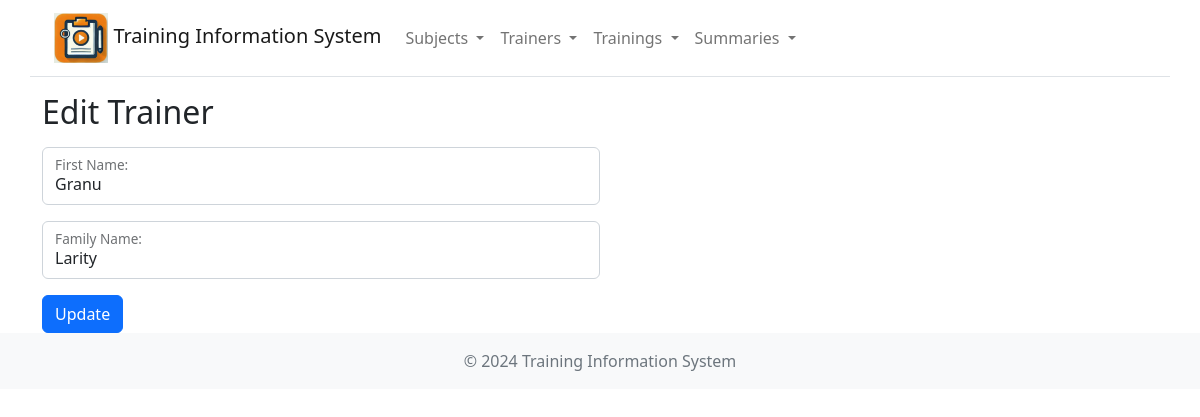
/trainer/edit/1, run on an earlier commit of the app's database.
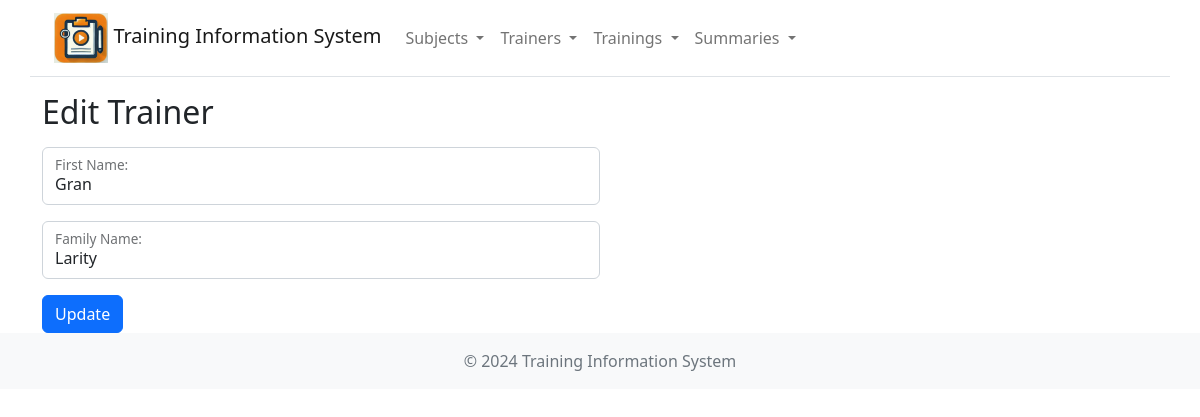
And on a later commit of the database.
### models.py (models this page shows)
class Trainer(db.Model):
    __tablename__ = 'trainer'
    trainer_id = db.Column(db.Integer, primary_key=True)
    first_name = db.Column(db.String(50), nullable=False)
    family_name = db.Column(db.String(50), nullable=False)
    trainings = db.relationship('Training', back_populates='trainer')

### routes/trainer_routes.py (the view, shortened to what this page needs)
@trainer_bp.route('/trainer/edit/<int:id>', methods=['GET', 'POST'])
def trainer_edit(id):
    trainer = Trainer.query.get_or_404(id)
    return render_template('trainer_edit.html', trainer=trainer)

### templates/trainer_edit.html (shortened to what this page needs)
<!DOCTYPE html>
<html lang="en">
<head>
    <link href="/static/css/bootstrap/css/bootstrap.min.css" rel="stylesheet" />
    <link href="/static/css/bootstrap/font/bootstrap-icons.min.css" rel="stylesheet" />
</head>
<body>
    {% include 'navbar.html' %}
    <div class="container">
        <div class="my-3">
            <h2>Edit Trainer</h2>
        </div>
        <form method="post" action="{{ url_for('trainer.trainer_edit', id=trainer.trainer_id) }}">
            <div class="col-md-6 mb-3 form-floating">
                <label for="sid">Trainer ID :</label>
            </div>
            <div class="col-md-6 mb-3 form-floating">
                <input type="text" id="fn" name="FirstName" class="form-control"
                       value="{{ trainer.first_name }}" />
                <label for="fn">First Name:</label>
            </div>
            <div class="col-md-6 mb-3 form-floating">
                <input type="text" id="fmn" name="FamilyName" class="form-control"
                       value="{{ trainer.family_name }}" />
                <label for="fmn">Family Name:</label>
            </div>
            <input type="submit" class="btn btn-primary" value="Update" />
        </form>
    </div>
    {% include 'footer.html' %}
</body>
</html>

What changed in the data, as far as the page shows it:
changed Trainer "Larity": FirstName "Granu" → "Gran"
